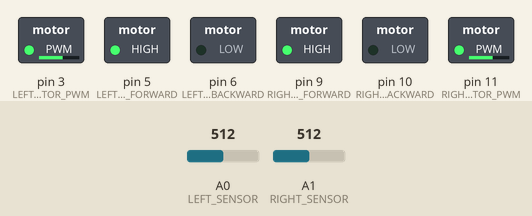
A sketch run on a simulated Arduino Uno, built with avr-gcc and run on an emulated ATmega328P. Shown: switched loads named in the sketch (green lamp = pin HIGH). The test bench sets the inputs (shaded band); at power-on: A0 (LEFT_SENSOR) = 512, A1 (RIGHT_SENSOR) = 512.

Above: at 1.2 s.
1.3 s: A0 (LEFT_SENSOR) set to 716
At 2.4 s:
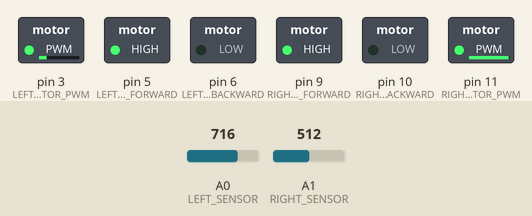
2.8 s: A1 (RIGHT_SENSOR) set to 306
At 3.8 s:
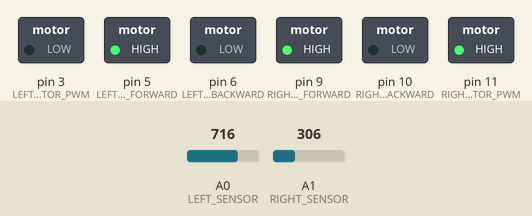
4.3 s: A1 (RIGHT_SENSOR) set to 0
At 5.3 s:
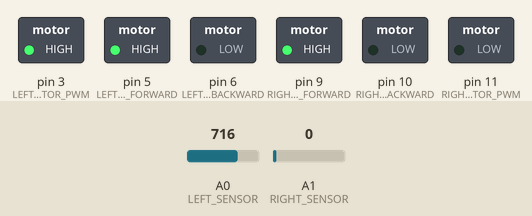
5.8 s: A0 (LEFT_SENSOR) set to 1023
At 6.7 s:
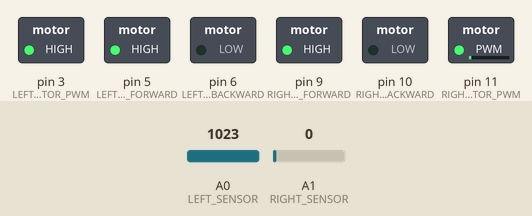
7.3 s: A1 (RIGHT_SENSOR) set to 900
At 8.2 s:
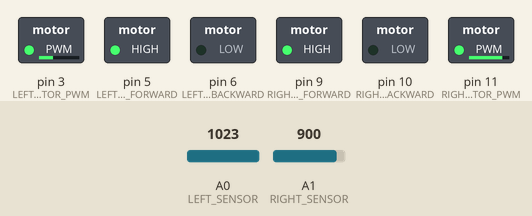
8.8 s: A1 (RIGHT_SENSOR) set to 1023
At 10.2 s:
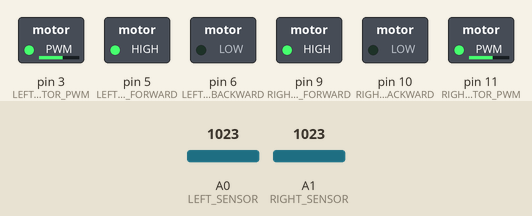
Timing chart, 0 to 11.3 s (numbered marks = the images above; inputs shaded):
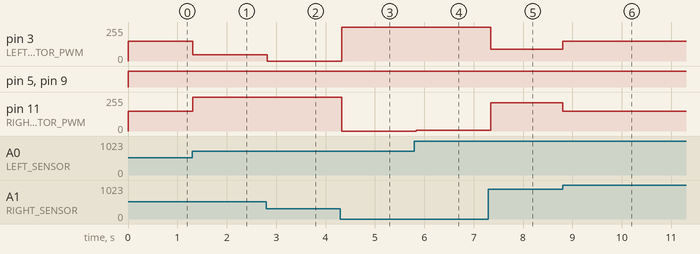

The sketch:

line_follower_with_pid.ino
```cpp
#define LEFT_SENSOR A0
#define RIGHT_SENSOR A1
#define LEFT_MOTOR_FORWARD 5
#define LEFT_MOTOR_BACKWARD 6
#define RIGHT_MOTOR_FORWARD 9
#define RIGHT_MOTOR_BACKWARD 10
#define LEFT_MOTOR_PWM 3
#define RIGHT_MOTOR_PWM 11
#define THRESHOLD 500

// Speed values
int baseSpeed = 150;
int correctionFactor = 50;

void setup() {

  pinMode(LEFT_SENSOR, INPUT);
  pinMode(RIGHT_SENSOR, INPUT);

  pinMode(LEFT_MOTOR_FORWARD, OUTPUT);
  pinMode(LEFT_MOTOR_BACKWARD, OUTPUT);
  pinMode(RIGHT_MOTOR_FORWARD, OUTPUT);
  pinMode(RIGHT_MOTOR_BACKWARD, OUTPUT);

  pinMode(LEFT_MOTOR_PWM, OUTPUT);
  pinMode(RIGHT_MOTOR_PWM, OUTPUT);

  Serial.begin(9600);
}

void loop() {

  int leftSensorValue = analogRead(LEFT_SENSOR);
  int rightSensorValue = analogRead(RIGHT_SENSOR);

  int error = leftSensorValue - rightSensorValue;

  int leftMotorSpeed = baseSpeed - (error * correctionFactor / 100);
  int rightMotorSpeed = baseSpeed + (error * correctionFactor / 100);

  leftMotorSpeed = constrain(leftMotorSpeed, 0, 255);
  rightMotorSpeed = constrain(rightMotorSpeed, 0, 255);

  moveMotors(leftMotorSpeed, rightMotorSpeed);

  delay(50);
}

void moveMotors(int leftSpeed, int rightSpeed) {

  digitalWrite(LEFT_MOTOR_FORWARD, HIGH);
  digitalWrite(LEFT_MOTOR_BACKWARD, LOW);
  analogWrite(LEFT_MOTOR_PWM, leftSpeed);

  digitalWrite(RIGHT_MOTOR_FORWARD, HIGH);
  digitalWrite(RIGHT_MOTOR_BACKWARD, LOW);
  analogWrite(RIGHT_MOTOR_PWM, rightSpeed);
}
```

Measured:
- after the input at 1.3 s, pin 3 (LEFT_MOTOR_PWM): 150/255 → 48/255 at once; pin 11 (RIGHT_MOTOR_PWM): 150/255 → 252/255 at once
- after the input at 2.8 s, pin 3 (LEFT_MOTOR_PWM): 48/255 → 0/255 at once; pin 11 (RIGHT_MOTOR_PWM): 252/255 → 255/255 at once
- after the input at 4.3 s, pin 3 (LEFT_MOTOR_PWM): 0/255 → 255/255 at once; pin 11 (RIGHT_MOTOR_PWM): 255/255 → 0/255 at once
- after the input at 5.8 s, pin 11 (RIGHT_MOTOR_PWM): 0/255 → 7/255 at once
- after the input at 7.3 s, pin 3 (LEFT_MOTOR_PWM): 255/255 → 89/255 at once; pin 11 (RIGHT_MOTOR_PWM): 7/255 → 211/255 at once
- after the input at 8.8 s, pin 3 (LEFT_MOTOR_PWM): 89/255 → 150/255 at once; pin 11 (RIGHT_MOTOR_PWM): 211/255 → 150/255 at once
